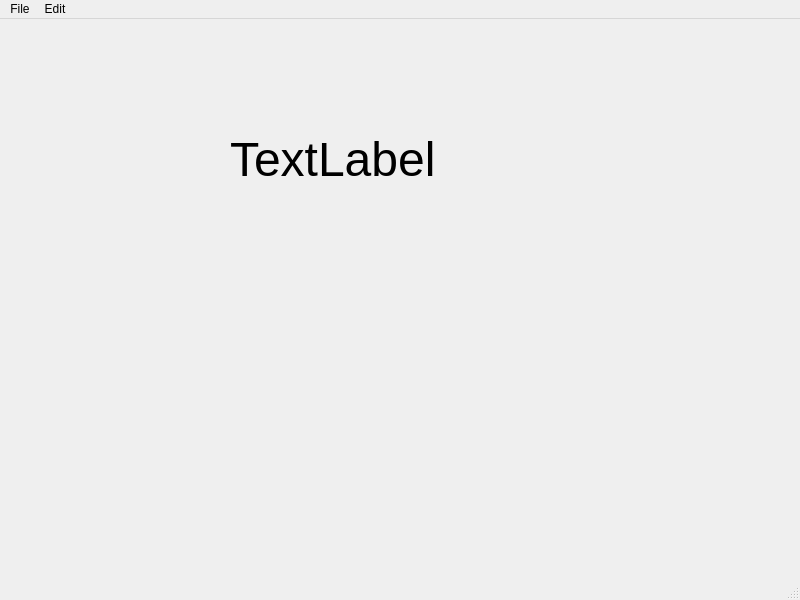
<?xml version="1.0" encoding="UTF-8"?>
<ui version="4.0">
 <class>MainWindow</class>
 <widget class="QMainWindow" name="MainWindow">
  <property name="geometry">
   <rect>
    <x>0</x>
    <y>0</y>
    <width>800</width>
    <height>600</height>
   </rect>
  </property>
  <property name="windowTitle">
   <string>MainWindow</string>
  </property>
  <widget class="QWidget" name="centralwidget">
   <widget class="QLabel" name="label">
    <property name="geometry">
     <rect>
      <x>230</x>
      <y>90</y>
      <width>251</width>
      <height>101</height>
     </rect>
    </property>
    <property name="font">
     <font>
      <pointsize>36</pointsize>
     </font>
    </property>
    <property name="text">
     <string>TextLabel</string>
    </property>
   </widget>
  </widget>
  <widget class="QMenuBar" name="menubar">
   <property name="geometry">
    <rect>
     <x>0</x>
     <y>0</y>
     <width>800</width>
     <height>21</height>
    </rect>
   </property>
   <widget class="QMenu" name="menuFile">
    <property name="title">
     <string>File</string>
    </property>
    <addaction name="actionNew"/>
    <addaction name="actionSave"/>
   </widget>
   <widget class="QMenu" name="menuEdit">
    <property name="title">
     <string>Edit</string>
    </property>
    <addaction name="actionCopy"/>
    <addaction name="actionPaste"/>
   </widget>
   <addaction name="menuFile"/>
   <addaction name="menuEdit"/>
  </widget>
  <widget class="QStatusBar" name="statusbar"/>
  <action name="actionNew">
   <property name="text">
    <string>New</string>
   </property>
   <property name="statusTip">
    <string>Create a new file</string>
   </property>
   <property name="shortcut">
    <string>Ctrl+N</string>
   </property>
  </action>
  <action name="actionSave">
   <property name="text">
    <string>Save</string>
   </property>
   <property name="statusTip">
    <string>Save a file</string>
   </property>
   <property name="shortcut">
    <string>Ctrl+S</string>
   </property>
  </action>
  <action name="actionCopy">
   <property name="text">
    <string>Copy</string>
   </property>
   <property name="statusTip">
    <string>Copy a file</string>
   </property>
   <property name="shortcut">
    <string>Ctrl+C</string>
   </property>
  </action>
  <action name="actionPaste">
   <property name="text">
    <string>Paste</string>
   </property>
   <property name="statusTip">
    <string>Paste a copied file</string>
   </property>
  </action>
 </widget>
 <resources/>
 <connections/>
</ui>
